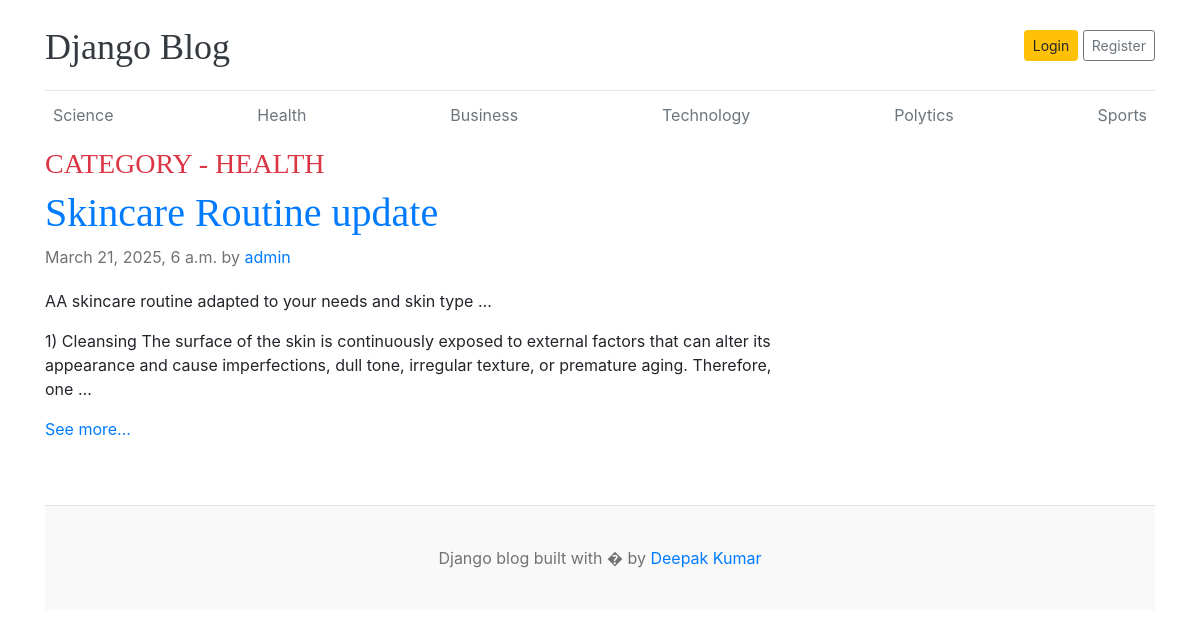
Page /category/2 on the committed database.
### blog/models.py (models this page shows, shortened)
class Category(models.Model):
    category_name = models.CharField(max_length=100,unique=True)
    created_at = models.DateField(auto_now_add=True)
    updated_at = models.DateField(auto_now=True)
    class Meta:
        verbose_name_plural = 'Categories'
    def __str__(self):
        return self.category_name

class Blog(models.Model):
    title = models.CharField(max_length=250,unique=True)
    slug = models.SlugField(unique=True,blank=True)
    category = models.ForeignKey(Category,on_delete=models.CASCADE)
    author = models.ForeignKey(User,on_delete=models.CASCADE)
    blog_image = models.ImageField(upload_to='uploads/%y/%m/%d')
    short_desc = models.TextField(max_length=1000)
    blog_body = models.TextField()
    status = models.CharField(max_length=100,choices=STATUS_CHOICE,default='draft')
    is_featured = models.BooleanField(default=False)
    created_at = models.DateTimeField(auto_now_add=True)
    updated_at = models.DateTimeField(auto_now=True)

### blog/views.py (the view)
# urls.py: path('category/<int:category_id>',views.posts_by_category,name="posts_by_category"),
def posts_by_category(request,category_id):
    posts = models.Blog.objects.filter(status='publish',category=category_id)
    categorys = get_object_or_404(models.Category,pk=category_id)
    contex = {
        'posts':posts,
        'categorys':categorys
    }
    return render(request,'posts_by_category.html',contex)

### blog/context_processors.py (called while the page is built)
def get_categories(request):
    category = models.Category.objects.all()
    return dict(category=category)

### blog/templates/posts_by_category.html
{% extends 'base.html' %}
{% block content %}
      <h3 class="text-uppercase text-danger">Category - {{categorys}}</h3>
      <main role="main" class="container p-0">
        <div class="row">
          <div class="col-md-8 blog-main">
            {% for post in posts%}
            <div class="blog-post">
              <h2 class="blog-post-title"><a href="{% url 'single_blog' post.slug %}">{{post.title}}</a></h2>
              <p class="blog-post-meta">
                {{post.created_at}} by <a href="#">{{post.author}}</a>
              </p>
              <p>
                {{post.short_desc | truncatewords:10 }}
              </p>
              <p>
                {{post.blog_body | truncatewords:30 }}
              </p>
              <a href="{% url "single_blog" post.slug %}">See more...</a>
            </div>
            {% endfor %}
          </div>
        </div>
      </main>
{% endblock %}

### blog/templates/header.html (shortened to what this page needs)
{% load static%}
<!DOCTYPE html>
<html lang="en">
  <head>
    <link
      href="https://getbootstrap.com/docs/4.0/dist/css/bootstrap.min.css"
      rel="stylesheet"
    />
    <link href="{% static 'css/blog.css'%}" rel="stylesheet" />
  </head>
  <body>
    <div class="container">
      <header class="blog-header py-3">
        <div class="row flex-nowrap justify-content-between align-items-center">
          <div class="col-8 pt-1">
            <a class="blog-header-logo text-dark" href="/">Django Blog</a>
          </div>
          <div class="col-4 d-flex justify-content-end align-items-center">
            <a class="btn btn-sm btn-warning" href="#">Login</a> &nbsp;
            <a class="btn btn-sm btn-outline-secondary" href="#">Register</a>
          </div>
        </div>
      </header>
      <div class="nav-scroller py-1 mb-2">
        <nav class="nav d-flex justify-content-between">
          {% for cat in category%}
          <a class="p-2 text-muted" href="{% url "posts_by_category" cat.id %} ">{{ cat.category_name }}</a>
          {% endfor%}
        </nav>
      </div>

### blog/static/css/blog.css (style rules this page uses)
.blog-header { border-bottom: 1px solid #e5e5e5; }
.blog-header-logo { font-family: "Playfair Display", Georgia, "Times New Roman", serif; font-size: 2.25rem; }
h1, h2, h3, h4, h5, h6 { font-family: "Playfair Display", Georgia, "Times New Roman", serif; }
.blog-post { margin-bottom: 4rem; }
.blog-post-title { font-size: 2.5rem; }
.blog-post-meta { margin-bottom: 1.25rem; color: #727272; }

### rows in the picture
Category: category_name "Science"
Category: category_name "Health", category_name "HEALTH"
Category: category_name "Business"
Category: category_name "Technology"
Category: category_name "Polytics"
Category: category_name "Sports"
Blog: title "Skincare Routine update", created_at "March 21, 2025, 6 a.m.", author "admin", short_desc "AA skincare routine adapted to your needs and skin type …", blog_body "1) Cleansing The surface of the skin is continuously exposed to external factors that can alter its appearance and cause imperfections, dull tone, irregular texture, or premature aging. Therefore, one …"
